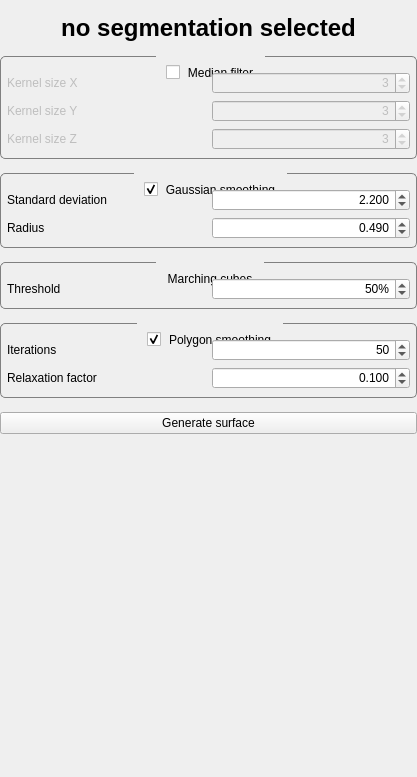
<?xml version="1.0" encoding="UTF-8"?>
<ui version="4.0">
 <class>Voxel2MeshViewControls</class>
 <widget class="QWidget" name="Voxel2MeshViewControls">
  <property name="geometry">
   <rect>
    <x>0</x>
    <y>0</y>
    <width>417</width>
    <height>777</height>
   </rect>
  </property>
  <property name="minimumSize">
   <size>
    <width>0</width>
    <height>0</height>
   </size>
  </property>
  <property name="windowTitle">
   <string>QmitkTemplate</string>
  </property>
  <property name="styleSheet">
   <string notr="true">QGroupBox {
	border-width: 1px; 
	border-style: solid; 
	border-color: grey;
	border-radius: 5px;
	margin-top: 2.5ex;
}


QGroupBox::title {
	subcontrol-origin: margin;
	subcontrol-position: top center;
	padding: 10px 10px;
}

QScrollArea{
	border: 0;
	margin:0;
	padding:0;
}

[mandatoryField=true]{
	background-color: rgb(255, 150, 150);
}

[warningField=true]{
	background-color: rgb(255, 204, 0);
}

[errorField=true]{
	background-color: rgb(255, 150, 150);
}</string>
  </property>
  <layout class="QVBoxLayout" name="verticalLayout">
   <property name="margin">
    <number>0</number>
   </property>
   <item>
    <widget class="QWidget" name="container" native="true">
     <layout class="QVBoxLayout" name="verticalLayout_6">
      <property name="margin">
       <number>0</number>
      </property>
      <item>
       <widget class="QScrollArea" name="scrollArea">
        <property name="widgetResizable">
         <bool>true</bool>
        </property>
        <widget class="QWidget" name="scrollAreaWidgetContents">
         <property name="geometry">
          <rect>
           <x>0</x>
           <y>0</y>
           <width>417</width>
           <height>777</height>
          </rect>
         </property>
         <layout class="QVBoxLayout" name="verticalLayout_3">
          <property name="margin">
           <number>0</number>
          </property>
          <item>
           <layout class="QVBoxLayout" name="verticalLayout_2">
            <property name="spacing">
             <number>14</number>
            </property>
            <item>
             <widget class="QWidget" name="widget_2" native="true">
              <layout class="QVBoxLayout" name="verticalLayout_5">
               <property name="spacing">
                <number>3</number>
               </property>
               <property name="margin">
                <number>0</number>
               </property>
              </layout>
             </widget>
            </item>
            <item>
             <widget class="QLabel" name="selectedImages">
              <property name="sizePolicy">
               <sizepolicy hsizetype="Expanding" vsizetype="Minimum">
                <horstretch>0</horstretch>
                <verstretch>0</verstretch>
               </sizepolicy>
              </property>
              <property name="minimumSize">
               <size>
                <width>0</width>
                <height>0</height>
               </size>
              </property>
              <property name="font">
               <font>
                <pointsize>18</pointsize>
                <weight>75</weight>
                <bold>true</bold>
               </font>
              </property>
              <property name="layoutDirection">
               <enum>Qt::LeftToRight</enum>
              </property>
              <property name="text">
               <string>no segmentation selected</string>
              </property>
              <property name="scaledContents">
               <bool>true</bool>
              </property>
              <property name="alignment">
               <set>Qt::AlignCenter</set>
              </property>
              <property name="wordWrap">
               <bool>true</bool>
              </property>
             </widget>
            </item>
            <item>
             <widget class="QGroupBox" name="medianGroup">
              <property name="title">
               <string>Median filter</string>
              </property>
              <property name="checkable">
               <bool>true</bool>
              </property>
              <property name="checked">
               <bool>false</bool>
              </property>
              <layout class="QVBoxLayout" name="verticalLayout_7">
               <property name="spacing">
                <number>-1</number>
               </property>
               <property name="leftMargin">
                <number>0</number>
               </property>
               <property name="topMargin">
                <number>15</number>
               </property>
               <property name="rightMargin">
                <number>0</number>
               </property>
               <property name="bottomMargin">
                <number>8</number>
               </property>
               <item>
                <widget class="QWidget" name="iterationWidget_2" native="true">
                 <property name="toolTip">
                  <string/>
                 </property>
                 <layout class="QHBoxLayout" name="horizontalLayout_3" stretch="1,1">
                  <property name="leftMargin">
                   <number>6</number>
                  </property>
                  <property name="topMargin">
                   <number>0</number>
                  </property>
                  <property name="rightMargin">
                   <number>6</number>
                  </property>
                  <property name="bottomMargin">
                   <number>0</number>
                  </property>
                  <item>
                   <widget class="QLabel" name="label_4">
                    <property name="text">
                     <string>Kernel size X</string>
                    </property>
                   </widget>
                  </item>
                  <item>
                   <widget class="QSpinBox" name="kernelXSpinBox">
                    <property name="alignment">
                     <set>Qt::AlignRight|Qt::AlignTrailing|Qt::AlignVCenter</set>
                    </property>
                    <property name="minimum">
                     <number>1</number>
                    </property>
                    <property name="maximum">
                     <number>1000</number>
                    </property>
                    <property name="value">
                     <number>3</number>
                    </property>
                   </widget>
                  </item>
                 </layout>
                </widget>
               </item>
               <item>
                <widget class="QWidget" name="relaxationWidget_2" native="true">
                 <property name="toolTip">
                  <string/>
                 </property>
                 <layout class="QHBoxLayout" name="horizontalLayout_6" stretch="1,1">
                  <property name="leftMargin">
                   <number>6</number>
                  </property>
                  <property name="topMargin">
                   <number>0</number>
                  </property>
                  <property name="rightMargin">
                   <number>6</number>
                  </property>
                  <property name="bottomMargin">
                   <number>0</number>
                  </property>
                  <item>
                   <widget class="QLabel" name="label_7">
                    <property name="text">
                     <string>Kernel size Y</string>
                    </property>
                   </widget>
                  </item>
                  <item>
                   <widget class="QSpinBox" name="kernelYSpinBox">
                    <property name="alignment">
                     <set>Qt::AlignRight|Qt::AlignTrailing|Qt::AlignVCenter</set>
                    </property>
                    <property name="minimum">
                     <number>1</number>
                    </property>
                    <property name="maximum">
                     <number>1000</number>
                    </property>
                    <property name="value">
                     <number>3</number>
                    </property>
                   </widget>
                  </item>
                 </layout>
                </widget>
               </item>
               <item>
                <widget class="QWidget" name="reductionWidget_2" native="true">
                 <property name="toolTip">
                  <string/>
                 </property>
                 <layout class="QHBoxLayout" name="horizontalLayout_7" stretch="1,1">
                  <property name="leftMargin">
                   <number>6</number>
                  </property>
                  <property name="topMargin">
                   <number>0</number>
                  </property>
                  <property name="rightMargin">
                   <number>6</number>
                  </property>
                  <property name="bottomMargin">
                   <number>0</number>
                  </property>
                  <item>
                   <widget class="QLabel" name="label_8">
                    <property name="text">
                     <string>Kernel size Z</string>
                    </property>
                   </widget>
                  </item>
                  <item>
                   <widget class="QSpinBox" name="kernelZSpinBox">
                    <property name="alignment">
                     <set>Qt::AlignRight|Qt::AlignTrailing|Qt::AlignVCenter</set>
                    </property>
                    <property name="minimum">
                     <number>1</number>
                    </property>
                    <property name="maximum">
                     <number>1000</number>
                    </property>
                    <property name="value">
                     <number>3</number>
                    </property>
                   </widget>
                  </item>
                 </layout>
                </widget>
               </item>
              </layout>
             </widget>
            </item>
            <item>
             <widget class="QGroupBox" name="gaussGroup">
              <property name="enabled">
               <bool>true</bool>
              </property>
              <property name="title">
               <string>Gaussian smoothing</string>
              </property>
              <property name="checkable">
               <bool>true</bool>
              </property>
              <layout class="QVBoxLayout" name="verticalLayout_4">
               <property name="spacing">
                <number>-1</number>
               </property>
               <property name="leftMargin">
                <number>0</number>
               </property>
               <property name="topMargin">
                <number>15</number>
               </property>
               <property name="rightMargin">
                <number>0</number>
               </property>
               <property name="bottomMargin">
                <number>8</number>
               </property>
               <item>
                <widget class="QWidget" name="iterationWidget_5" native="true">
                 <property name="toolTip">
                  <string>&lt;html&gt;&lt;head/&gt;&lt;body&gt;&lt;p&gt;Standard deviation in pixel units.&lt;/p&gt;&lt;/body&gt;&lt;/html&gt;</string>
                 </property>
                 <layout class="QHBoxLayout" name="horizontalLayout_4" stretch="1,1">
                  <property name="leftMargin">
                   <number>6</number>
                  </property>
                  <property name="topMargin">
                   <number>0</number>
                  </property>
                  <property name="rightMargin">
                   <number>6</number>
                  </property>
                  <property name="bottomMargin">
                   <number>0</number>
                  </property>
                  <item>
                   <widget class="QLabel" name="label_5">
                    <property name="text">
                     <string>Standard deviation</string>
                    </property>
                   </widget>
                  </item>
                  <item>
                   <widget class="QDoubleSpinBox" name="deviationSpinBox">
                    <property name="alignment">
                     <set>Qt::AlignRight|Qt::AlignTrailing|Qt::AlignVCenter</set>
                    </property>
                    <property name="decimals">
                     <number>3</number>
                    </property>
                    <property name="maximum">
                     <double>1000.000000000000000</double>
                    </property>
                    <property name="singleStep">
                     <double>0.050000000000000</double>
                    </property>
                    <property name="value">
                     <double>2.200000000000000</double>
                    </property>
                   </widget>
                  </item>
                 </layout>
                </widget>
               </item>
               <item>
                <widget class="QWidget" name="iterationWidget_6" native="true">
                 <property name="toolTip">
                  <string>&lt;html&gt;&lt;head/&gt;&lt;body&gt;&lt;p&gt;Determine how far out in physical units [mm] the gaussian kernel will go before being clamped to zero. If you increase this value, you'll have to adjust the threshold to prevent a dilated result. The MITK default is 0.49 while ITK-SNAP uses 1.50.&lt;/p&gt;&lt;/body&gt;&lt;/html&gt;</string>
                 </property>
                 <layout class="QHBoxLayout" name="horizontalLayout_13" stretch="1,1">
                  <property name="leftMargin">
                   <number>6</number>
                  </property>
                  <property name="topMargin">
                   <number>0</number>
                  </property>
                  <property name="rightMargin">
                   <number>6</number>
                  </property>
                  <property name="bottomMargin">
                   <number>0</number>
                  </property>
                  <item>
                   <widget class="QLabel" name="label_14">
                    <property name="text">
                     <string>Radius</string>
                    </property>
                   </widget>
                  </item>
                  <item>
                   <widget class="QDoubleSpinBox" name="radiusSpinBox">
                    <property name="alignment">
                     <set>Qt::AlignRight|Qt::AlignTrailing|Qt::AlignVCenter</set>
                    </property>
                    <property name="decimals">
                     <number>3</number>
                    </property>
                    <property name="maximum">
                     <double>1000.000000000000000</double>
                    </property>
                    <property name="singleStep">
                     <double>0.010000000000000</double>
                    </property>
                    <property name="value">
                     <double>0.490000000000000</double>
                    </property>
                   </widget>
                  </item>
                 </layout>
                </widget>
               </item>
              </layout>
             </widget>
            </item>
            <item>
             <widget class="QGroupBox" name="marchingGroup">
              <property name="enabled">
               <bool>true</bool>
              </property>
              <property name="toolTip">
               <string>&lt;html&gt;&lt;head/&gt;&lt;body&gt;&lt;p&gt;&lt;br/&gt;&lt;/p&gt;&lt;/body&gt;&lt;/html&gt;</string>
              </property>
              <property name="title">
               <string>Marching cubes</string>
              </property>
              <property name="checkable">
               <bool>false</bool>
              </property>
              <layout class="QVBoxLayout" name="verticalLayout_10">
               <property name="spacing">
                <number>-1</number>
               </property>
               <property name="leftMargin">
                <number>0</number>
               </property>
               <property name="topMargin">
                <number>15</number>
               </property>
               <property name="rightMargin">
                <number>0</number>
               </property>
               <property name="bottomMargin">
                <number>8</number>
               </property>
               <item>
                <widget class="QWidget" name="iterationWidget_7" native="true">
                 <property name="toolTip">
                  <string>&lt;html&gt;&lt;head/&gt;&lt;body&gt;&lt;p&gt;In percent of the maximum intensity. All intensity values &amp;gt;= threshold will be included in the generated mesh. Remember that this is applied after the gaussian / median filtering. A good base value to start from is label intensity / 2.&lt;/p&gt;&lt;/body&gt;&lt;/html&gt;</string>
                 </property>
                 <layout class="QHBoxLayout" name="horizontalLayout_14" stretch="1,1">
                  <property name="leftMargin">
                   <number>6</number>
                  </property>
                  <property name="topMargin">
                   <number>0</number>
                  </property>
                  <property name="rightMargin">
                   <number>6</number>
                  </property>
                  <property name="bottomMargin">
                   <number>0</number>
                  </property>
                  <item>
                   <widget class="QLabel" name="label_15">
                    <property name="text">
                     <string>Threshold</string>
                    </property>
                   </widget>
                  </item>
                  <item>
                   <widget class="QDoubleSpinBox" name="thresholdSpinBox">
                    <property name="alignment">
                     <set>Qt::AlignRight|Qt::AlignTrailing|Qt::AlignVCenter</set>
                    </property>
                    <property name="suffix">
                     <string>%</string>
                    </property>
                    <property name="decimals">
                     <number>0</number>
                    </property>
                    <property name="maximum">
                     <double>100.000000000000000</double>
                    </property>
                    <property name="value">
                     <double>50.000000000000000</double>
                    </property>
                   </widget>
                  </item>
                 </layout>
                </widget>
               </item>
              </layout>
             </widget>
            </item>
            <item>
             <widget class="QGroupBox" name="smoothingGroup">
              <property name="title">
               <string>Polygon smoothing</string>
              </property>
              <property name="checkable">
               <bool>true</bool>
              </property>
              <property name="checked">
               <bool>true</bool>
              </property>
              <layout class="QVBoxLayout" name="verticalLayout_11">
               <property name="spacing">
                <number>-1</number>
               </property>
               <property name="leftMargin">
                <number>0</number>
               </property>
               <property name="topMargin">
                <number>15</number>
               </property>
               <property name="rightMargin">
                <number>0</number>
               </property>
               <property name="bottomMargin">
                <number>8</number>
               </property>
               <item>
                <widget class="QWidget" name="iterationWidget_4" native="true">
                 <property name="toolTip">
                  <string>&lt;html&gt;&lt;head/&gt;&lt;body&gt;&lt;p&gt;Set the number of iterations for the laplacian filter in vtkSmoothPolydataFilter. Higher numbers result in a more smoothed mesh. The VTK documentation recommends small relaxation factors and large numbers of iterations.&lt;/p&gt;&lt;/body&gt;&lt;/html&gt;</string>
                 </property>
                 <layout class="QHBoxLayout" name="horizontalLayout_11" stretch="1,1">
                  <property name="leftMargin">
                   <number>6</number>
                  </property>
                  <property name="topMargin">
                   <number>0</number>
                  </property>
                  <property name="rightMargin">
                   <number>6</number>
                  </property>
                  <property name="bottomMargin">
                   <number>0</number>
                  </property>
                  <item>
                   <widget class="QLabel" name="label_12">
                    <property name="text">
                     <string>Iterations</string>
                    </property>
                   </widget>
                  </item>
                  <item>
                   <widget class="QSpinBox" name="iterationSpinBox">
                    <property name="alignment">
                     <set>Qt::AlignRight|Qt::AlignTrailing|Qt::AlignVCenter</set>
                    </property>
                    <property name="minimum">
                     <number>1</number>
                    </property>
                    <property name="maximum">
                     <number>1000000</number>
                    </property>
                    <property name="value">
                     <number>50</number>
                    </property>
                   </widget>
                  </item>
                 </layout>
                </widget>
               </item>
               <item>
                <widget class="QWidget" name="relaxationWidget_4" native="true">
                 <property name="toolTip">
                  <string>&lt;html&gt;&lt;head/&gt;&lt;body&gt;&lt;p&gt;Specify the relaxation factor for Laplacian smoothing. The VTK documentation recommends small relaxation factors and large numbers of iterations.&lt;/p&gt;&lt;/body&gt;&lt;/html&gt;</string>
                 </property>
                 <layout class="QHBoxLayout" name="horizontalLayout_12" stretch="1,1">
                  <property name="leftMargin">
                   <number>6</number>
                  </property>
                  <property name="topMargin">
                   <number>0</number>
                  </property>
                  <property name="rightMargin">
                   <number>6</number>
                  </property>
                  <property name="bottomMargin">
                   <number>0</number>
                  </property>
                  <item>
                   <widget class="QLabel" name="label_13">
                    <property name="text">
                     <string>Relaxation factor</string>
                    </property>
                   </widget>
                  </item>
                  <item>
                   <widget class="QDoubleSpinBox" name="relaxationSpinBox">
                    <property name="alignment">
                     <set>Qt::AlignRight|Qt::AlignTrailing|Qt::AlignVCenter</set>
                    </property>
                    <property name="decimals">
                     <number>3</number>
                    </property>
                    <property name="singleStep">
                     <double>0.100000000000000</double>
                    </property>
                    <property name="value">
                     <double>0.100000000000000</double>
                    </property>
                   </widget>
                  </item>
                 </layout>
                </widget>
               </item>
              </layout>
             </widget>
            </item>
            <item>
             <widget class="QPushButton" name="generateSurfaceButton">
              <property name="text">
               <string>Generate surface</string>
              </property>
             </widget>
            </item>
            <item>
             <spacer name="verticalSpacer">
              <property name="orientation">
               <enum>Qt::Vertical</enum>
              </property>
              <property name="sizeHint" stdset="0">
               <size>
                <width>20</width>
                <height>40</height>
               </size>
              </property>
             </spacer>
            </item>
           </layout>
          </item>
         </layout>
        </widget>
       </widget>
      </item>
     </layout>
    </widget>
   </item>
  </layout>
 </widget>
 <layoutdefault spacing="6" margin="11"/>
 <resources/>
 <connections/>
</ui>
